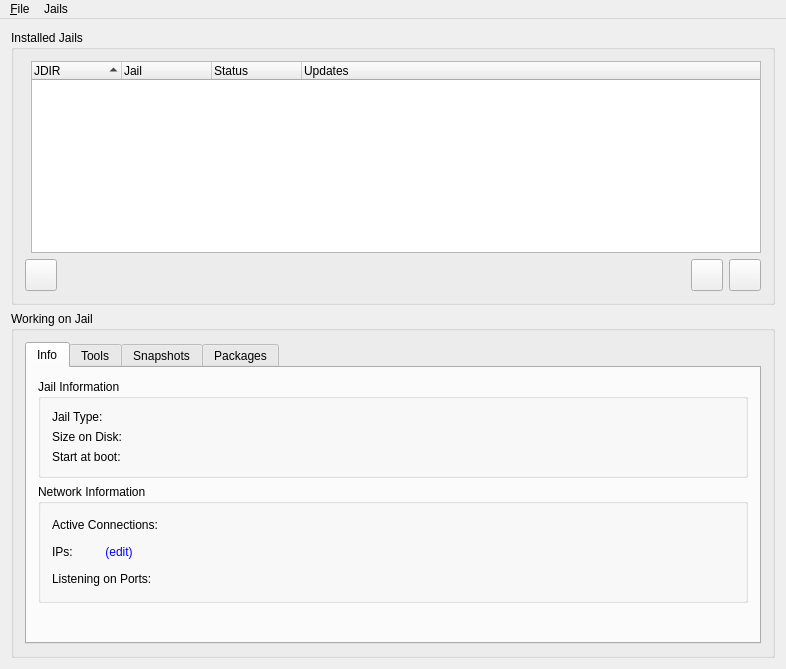
<?xml version="1.0" encoding="UTF-8"?>
<ui version="4.0">
 <class>dialogWarden</class>
 <widget class="QMainWindow" name="dialogWarden">
  <property name="geometry">
   <rect>
    <x>0</x>
    <y>0</y>
    <width>757</width>
    <height>667</height>
   </rect>
  </property>
  <property name="windowTitle">
   <string>The Warden</string>
  </property>
  <property name="windowIcon">
   <iconset resource="warden.qrc">
    <normaloff>:/warden.png</normaloff>:/warden.png</iconset>
  </property>
  <widget class="QWidget" name="widget">
   <layout class="QGridLayout" name="gridLayout_12">
    <item row="1" column="0">
     <widget class="QGroupBox" name="groupJailTab">
      <property name="title">
       <string>Working on Jail</string>
      </property>
      <layout class="QGridLayout" name="gridLayout_2">
       <item row="0" column="0">
        <widget class="QTabWidget" name="tabJail">
         <property name="sizePolicy">
          <sizepolicy hsizetype="Expanding" vsizetype="Preferred">
           <horstretch>0</horstretch>
           <verstretch>0</verstretch>
          </sizepolicy>
         </property>
         <property name="currentIndex">
          <number>0</number>
         </property>
         <widget class="QWidget" name="tab">
          <attribute name="title">
           <string>Info</string>
          </attribute>
          <layout class="QGridLayout" name="gridLayout_9">
           <item row="0" column="0">
            <widget class="QGroupBox" name="groupBox_4">
             <property name="sizePolicy">
              <sizepolicy hsizetype="MinimumExpanding" vsizetype="Fixed">
               <horstretch>0</horstretch>
               <verstretch>0</verstretch>
              </sizepolicy>
             </property>
             <property name="title">
              <string>Jail Information</string>
             </property>
             <layout class="QGridLayout" name="gridLayout_11">
              <item row="0" column="0">
               <layout class="QGridLayout" name="gridLayout_10">
                <item row="0" column="0">
                 <widget class="QLabel" name="label">
                  <property name="text">
                   <string>Jail Type:</string>
                  </property>
                 </widget>
                </item>
                <item row="0" column="1">
                 <widget class="QLabel" name="labelType">
                  <property name="text">
                   <string/>
                  </property>
                 </widget>
                </item>
                <item row="1" column="0">
                 <widget class="QLabel" name="label_5">
                  <property name="text">
                   <string>Size on Disk:</string>
                  </property>
                 </widget>
                </item>
                <item row="1" column="1">
                 <widget class="QLabel" name="labelSize">
                  <property name="text">
                   <string/>
                  </property>
                 </widget>
                </item>
                <item row="2" column="0">
                 <widget class="QLabel" name="label_4">
                  <property name="text">
                   <string>Start at boot:</string>
                  </property>
                 </widget>
                </item>
                <item row="2" column="1">
                 <widget class="QLabel" name="labelStartAtBoot">
                  <property name="text">
                   <string/>
                  </property>
                 </widget>
                </item>
               </layout>
              </item>
              <item row="0" column="1">
               <spacer name="horizontalSpacer_7">
                <property name="orientation">
                 <enum>Qt::Horizontal</enum>
                </property>
                <property name="sizeHint" stdset="0">
                 <size>
                  <width>40</width>
                  <height>20</height>
                 </size>
                </property>
               </spacer>
              </item>
             </layout>
            </widget>
           </item>
           <item row="1" column="0">
            <widget class="QGroupBox" name="groupBox_5">
             <property name="sizePolicy">
              <sizepolicy hsizetype="MinimumExpanding" vsizetype="Maximum">
               <horstretch>0</horstretch>
               <verstretch>0</verstretch>
              </sizepolicy>
             </property>
             <property name="title">
              <string>Network Information</string>
             </property>
             <layout class="QGridLayout" name="gridLayout_3">
              <item row="0" column="0">
               <layout class="QVBoxLayout" name="verticalLayout">
                <item>
                 <layout class="QHBoxLayout" name="horizontalLayout_7">
                  <item>
                   <widget class="QLabel" name="label_3">
                    <property name="text">
                     <string>Active Connections:</string>
                    </property>
                   </widget>
                  </item>
                  <item>
                   <widget class="QLabel" name="labelConnections">
                    <property name="text">
                     <string/>
                    </property>
                   </widget>
                  </item>
                  <item>
                   <spacer name="horizontalSpacer_9">
                    <property name="orientation">
                     <enum>Qt::Horizontal</enum>
                    </property>
                    <property name="sizeHint" stdset="0">
                     <size>
                      <width>40</width>
                      <height>20</height>
                     </size>
                    </property>
                   </spacer>
                  </item>
                 </layout>
                </item>
                <item>
                 <layout class="QHBoxLayout" name="horizontalLayout_6">
                  <item>
                   <widget class="QLabel" name="label_7">
                    <property name="text">
                     <string>IPs:</string>
                    </property>
                   </widget>
                  </item>
                  <item>
                   <widget class="QPushButton" name="pushEditIP">
                    <property name="cursor">
                     <cursorShape>OpenHandCursor</cursorShape>
                    </property>
                    <property name="styleSheet">
                     <string notr="true">color: rgb(0, 0, 255);</string>
                    </property>
                    <property name="text">
                     <string>(edit)</string>
                    </property>
                    <property name="autoDefault">
                     <bool>false</bool>
                    </property>
                    <property name="default">
                     <bool>false</bool>
                    </property>
                    <property name="flat">
                     <bool>true</bool>
                    </property>
                   </widget>
                  </item>
                  <item>
                   <widget class="QLabel" name="labelIPs">
                    <property name="text">
                     <string/>
                    </property>
                    <property name="wordWrap">
                     <bool>true</bool>
                    </property>
                   </widget>
                  </item>
                  <item>
                   <spacer name="horizontalSpacer_10">
                    <property name="orientation">
                     <enum>Qt::Horizontal</enum>
                    </property>
                    <property name="sizeHint" stdset="0">
                     <size>
                      <width>40</width>
                      <height>20</height>
                     </size>
                    </property>
                   </spacer>
                  </item>
                 </layout>
                </item>
                <item>
                 <layout class="QGridLayout" name="gridLayout_8">
                  <item row="0" column="0">
                   <widget class="QLabel" name="label_9">
                    <property name="text">
                     <string>Listening on Ports:</string>
                    </property>
                   </widget>
                  </item>
                  <item row="0" column="1">
                   <widget class="QLabel" name="labelPorts">
                    <property name="sizePolicy">
                     <sizepolicy hsizetype="MinimumExpanding" vsizetype="Preferred">
                      <horstretch>0</horstretch>
                      <verstretch>0</verstretch>
                     </sizepolicy>
                    </property>
                    <property name="maximumSize">
                     <size>
                      <width>16777215</width>
                      <height>16777215</height>
                     </size>
                    </property>
                    <property name="text">
                     <string/>
                    </property>
                    <property name="wordWrap">
                     <bool>true</bool>
                    </property>
                   </widget>
                  </item>
                  <item row="0" column="2">
                   <spacer name="horizontalSpacer_8">
                    <property name="orientation">
                     <enum>Qt::Horizontal</enum>
                    </property>
                    <property name="sizeHint" stdset="0">
                     <size>
                      <width>40</width>
                      <height>20</height>
                     </size>
                    </property>
                   </spacer>
                  </item>
                 </layout>
                </item>
               </layout>
              </item>
             </layout>
            </widget>
           </item>
           <item row="2" column="0">
            <spacer name="verticalSpacer_2">
             <property name="orientation">
              <enum>Qt::Vertical</enum>
             </property>
             <property name="sizeHint" stdset="0">
              <size>
               <width>20</width>
               <height>40</height>
              </size>
             </property>
            </spacer>
           </item>
          </layout>
         </widget>
         <widget class="QWidget" name="tab_2">
          <attribute name="title">
           <string>Tools</string>
          </attribute>
          <layout class="QGridLayout" name="gridLayout_7">
           <item row="0" column="0">
            <widget class="QGroupBox" name="groupBox_2">
             <property name="title">
              <string>Jail Management</string>
             </property>
             <layout class="QGridLayout" name="gridLayout_5">
              <item row="0" column="0">
               <layout class="QHBoxLayout" name="horizontalLayout_3">
                <item>
                 <widget class="QPushButton" name="pushUserAdmin">
                  <property name="text">
                   <string>User Administrator</string>
                  </property>
                  <property name="icon">
                   <iconset resource="warden.qrc">
                    <normaloff>:/cell.png</normaloff>:/cell.png</iconset>
                  </property>
                 </widget>
                </item>
                <item>
                 <spacer name="horizontalSpacer_2">
                  <property name="orientation">
                   <enum>Qt::Horizontal</enum>
                  </property>
                  <property name="sizeHint" stdset="0">
                   <size>
                    <width>40</width>
                    <height>20</height>
                   </size>
                  </property>
                 </spacer>
                </item>
               </layout>
              </item>
              <item row="1" column="0">
               <layout class="QHBoxLayout" name="horizontalLayout_9">
                <item>
                 <widget class="QPushButton" name="pushServiceGUI">
                  <property name="text">
                   <string>Service Manager</string>
                  </property>
                  <property name="icon">
                   <iconset resource="warden.qrc">
                    <normaloff>:/running.png</normaloff>:/running.png</iconset>
                  </property>
                 </widget>
                </item>
                <item>
                 <spacer name="horizontalSpacer_12">
                  <property name="orientation">
                   <enum>Qt::Horizontal</enum>
                  </property>
                  <property name="sizeHint" stdset="0">
                   <size>
                    <width>40</width>
                    <height>20</height>
                   </size>
                  </property>
                 </spacer>
                </item>
               </layout>
              </item>
              <item row="2" column="0">
               <layout class="QHBoxLayout" name="horizontalLayout">
                <item>
                 <widget class="QPushButton" name="pushTerminal">
                  <property name="text">
                   <string>Launch Terminal</string>
                  </property>
                  <property name="icon">
                   <iconset resource="warden.qrc">
                    <normaloff>:/utilities-terminal.png</normaloff>:/utilities-terminal.png</iconset>
                  </property>
                 </widget>
                </item>
                <item>
                 <spacer name="horizontalSpacer_4">
                  <property name="orientation">
                   <enum>Qt::Horizontal</enum>
                  </property>
                  <property name="sizeHint" stdset="0">
                   <size>
                    <width>40</width>
                    <height>20</height>
                   </size>
                  </property>
                 </spacer>
                </item>
               </layout>
              </item>
              <item row="3" column="0">
               <layout class="QHBoxLayout" name="horizontalLayout_2">
                <item>
                 <widget class="QPushButton" name="pushUpdate">
                  <property name="text">
                   <string>Check for Updates</string>
                  </property>
                  <property name="icon">
                   <iconset resource="warden.qrc">
                    <normaloff>:/restoresnap.png</normaloff>:/restoresnap.png</iconset>
                  </property>
                 </widget>
                </item>
                <item>
                 <spacer name="horizontalSpacer_6">
                  <property name="orientation">
                   <enum>Qt::Horizontal</enum>
                  </property>
                  <property name="sizeHint" stdset="0">
                   <size>
                    <width>40</width>
                    <height>20</height>
                   </size>
                  </property>
                 </spacer>
                </item>
               </layout>
              </item>
             </layout>
            </widget>
           </item>
           <item row="1" column="0">
            <widget class="QGroupBox" name="groupBox_3">
             <property name="title">
              <string>Utilities</string>
             </property>
             <layout class="QGridLayout" name="gridLayout_6">
              <item row="0" column="0">
               <layout class="QHBoxLayout" name="horizontalLayout_5">
                <item>
                 <widget class="QPushButton" name="pushExportJail">
                  <property name="text">
                   <string>Export Jail</string>
                  </property>
                  <property name="icon">
                   <iconset resource="warden.qrc">
                    <normaloff>:/warden.png</normaloff>:/warden.png</iconset>
                  </property>
                 </widget>
                </item>
                <item>
                 <spacer name="horizontalSpacer_5">
                  <property name="orientation">
                   <enum>Qt::Horizontal</enum>
                  </property>
                  <property name="sizeHint" stdset="0">
                   <size>
                    <width>40</width>
                    <height>20</height>
                   </size>
                  </property>
                 </spacer>
                </item>
               </layout>
              </item>
             </layout>
            </widget>
           </item>
           <item row="2" column="0">
            <spacer name="verticalSpacer">
             <property name="orientation">
              <enum>Qt::Vertical</enum>
             </property>
             <property name="sizeHint" stdset="0">
              <size>
               <width>48</width>
               <height>132</height>
              </size>
             </property>
            </spacer>
           </item>
          </layout>
         </widget>
         <widget class="QWidget" name="tab_3">
          <attribute name="title">
           <string>Snapshots</string>
          </attribute>
          <layout class="QGridLayout" name="gridLayout_15">
           <item row="0" column="0">
            <widget class="QGroupBox" name="groupSnaps">
             <property name="title">
              <string>Snapshots</string>
             </property>
             <layout class="QGridLayout" name="gridLayout_13">
              <item row="0" column="0">
               <widget class="QLabel" name="labelSnap">
                <property name="text">
                 <string/>
                </property>
               </widget>
              </item>
              <item row="1" column="0">
               <widget class="QSlider" name="sliderSnaps">
                <property name="maximum">
                 <number>0</number>
                </property>
                <property name="orientation">
                 <enum>Qt::Horizontal</enum>
                </property>
                <property name="tickPosition">
                 <enum>QSlider::TicksBothSides</enum>
                </property>
                <property name="tickInterval">
                 <number>1</number>
                </property>
               </widget>
              </item>
              <item row="3" column="0">
               <layout class="QHBoxLayout" name="horizontalLayout_8">
                <item>
                 <widget class="QPushButton" name="pushRestoreSnap">
                  <property name="minimumSize">
                   <size>
                    <width>32</width>
                    <height>32</height>
                   </size>
                  </property>
                  <property name="maximumSize">
                   <size>
                    <width>100</width>
                    <height>32</height>
                   </size>
                  </property>
                  <property name="toolTip">
                   <string>Restore existing snapshot</string>
                  </property>
                  <property name="text">
                   <string>R&amp;estore</string>
                  </property>
                  <property name="icon">
                   <iconset resource="warden.qrc">
                    <normaloff>:/restoresnap.png</normaloff>:/restoresnap.png</iconset>
                  </property>
                 </widget>
                </item>
                <item>
                 <widget class="QPushButton" name="pushAddClone">
                  <property name="minimumSize">
                   <size>
                    <width>32</width>
                    <height>32</height>
                   </size>
                  </property>
                  <property name="maximumSize">
                   <size>
                    <width>100</width>
                    <height>32</height>
                   </size>
                  </property>
                  <property name="toolTip">
                   <string>Mount the snapshot</string>
                  </property>
                  <property name="text">
                   <string>&amp;Mount</string>
                  </property>
                  <property name="icon">
                   <iconset resource="warden.qrc">
                    <normaloff>:/running.png</normaloff>:/running.png</iconset>
                  </property>
                 </widget>
                </item>
                <item>
                 <widget class="QPushButton" name="pushRemoveClone">
                  <property name="minimumSize">
                   <size>
                    <width>32</width>
                    <height>32</height>
                   </size>
                  </property>
                  <property name="maximumSize">
                   <size>
                    <width>100</width>
                    <height>32</height>
                   </size>
                  </property>
                  <property name="toolTip">
                   <string>Unmount the snapshot</string>
                  </property>
                  <property name="text">
                   <string>&amp;Unmount</string>
                  </property>
                  <property name="icon">
                   <iconset resource="warden.qrc">
                    <normaloff>:/stopped.png</normaloff>:/stopped.png</iconset>
                  </property>
                 </widget>
                </item>
                <item>
                 <spacer name="horizontalSpacer_11">
                  <property name="orientation">
                   <enum>Qt::Horizontal</enum>
                  </property>
                  <property name="sizeHint" stdset="0">
                   <size>
                    <width>40</width>
                    <height>20</height>
                   </size>
                  </property>
                 </spacer>
                </item>
                <item>
                 <widget class="QPushButton" name="pushCreateSnap">
                  <property name="minimumSize">
                   <size>
                    <width>32</width>
                    <height>32</height>
                   </size>
                  </property>
                  <property name="maximumSize">
                   <size>
                    <width>100</width>
                    <height>32</height>
                   </size>
                  </property>
                  <property name="toolTip">
                   <string>Create a new snapshot</string>
                  </property>
                  <property name="text">
                   <string>&amp;Add</string>
                  </property>
                  <property name="icon">
                   <iconset resource="warden.qrc">
                    <normaloff>:/edit_add.png</normaloff>:/edit_add.png</iconset>
                  </property>
                 </widget>
                </item>
                <item>
                 <widget class="QPushButton" name="pushRemoveSnap">
                  <property name="minimumSize">
                   <size>
                    <width>32</width>
                    <height>32</height>
                   </size>
                  </property>
                  <property name="maximumSize">
                   <size>
                    <width>100</width>
                    <height>32</height>
                   </size>
                  </property>
                  <property name="toolTip">
                   <string>Delete the snapshot</string>
                  </property>
                  <property name="text">
                   <string>&amp;Remove</string>
                  </property>
                  <property name="icon">
                   <iconset resource="warden.qrc">
                    <normaloff>:/edit_remove.png</normaloff>:/edit_remove.png</iconset>
                  </property>
                 </widget>
                </item>
               </layout>
              </item>
              <item row="2" column="0">
               <widget class="QLabel" name="labelClone">
                <property name="text">
                 <string/>
                </property>
                <property name="wordWrap">
                 <bool>true</bool>
                </property>
               </widget>
              </item>
             </layout>
            </widget>
           </item>
           <item row="1" column="0">
            <widget class="QGroupBox" name="groupSnapSchedule">
             <property name="title">
              <string>Scheduled Snapshots</string>
             </property>
             <property name="checkable">
              <bool>true</bool>
             </property>
             <property name="checked">
              <bool>false</bool>
             </property>
             <layout class="QGridLayout" name="gridLayout_14">
              <item row="0" column="0">
               <layout class="QHBoxLayout" name="horizontalLayout_12">
                <item>
                 <widget class="QLabel" name="label_6">
                  <property name="text">
                   <string>Snapshot Frequency</string>
                  </property>
                 </widget>
                </item>
                <item>
                 <widget class="QComboBox" name="comboSnapFrequency">
                  <item>
                   <property name="text">
                    <string notr="true">daily</string>
                   </property>
                  </item>
                  <item>
                   <property name="text">
                    <string notr="true">hourly</string>
                   </property>
                  </item>
                 </widget>
                </item>
                <item>
                 <spacer name="horizontalSpacer_13">
                  <property name="orientation">
                   <enum>Qt::Horizontal</enum>
                  </property>
                  <property name="sizeHint" stdset="0">
                   <size>
                    <width>40</width>
                    <height>20</height>
                   </size>
                  </property>
                 </spacer>
                </item>
               </layout>
              </item>
              <item row="1" column="0">
               <layout class="QHBoxLayout" name="horizontalLayout_11">
                <item>
                 <widget class="QLabel" name="label_8">
                  <property name="text">
                   <string>Days to keep</string>
                  </property>
                 </widget>
                </item>
                <item>
                 <widget class="QSpinBox" name="spinSnapDays">
                  <property name="value">
                   <number>10</number>
                  </property>
                 </widget>
                </item>
                <item>
                 <spacer name="horizontalSpacer_14">
                  <property name="orientation">
                   <enum>Qt::Horizontal</enum>
                  </property>
                  <property name="sizeHint" stdset="0">
                   <size>
                    <width>40</width>
                    <height>20</height>
                   </size>
                  </property>
                 </spacer>
                </item>
               </layout>
              </item>
             </layout>
            </widget>
           </item>
           <item row="2" column="0">
            <spacer name="verticalSpacer_3">
             <property name="orientation">
              <enum>Qt::Vertical</enum>
             </property>
             <property name="sizeHint" stdset="0">
              <size>
               <width>710</width>
               <height>248</height>
              </size>
             </property>
            </spacer>
           </item>
          </layout>
         </widget>
         <widget class="QWidget" name="tab_4">
          <attribute name="title">
           <string>Packages</string>
          </attribute>
          <layout class="QGridLayout" name="gridLayout_4">
           <item row="0" column="0">
            <layout class="QHBoxLayout" name="horizontalLayout_4">
             <item>
              <widget class="QLabel" name="label_2">
               <property name="text">
                <string>Package Set:</string>
               </property>
              </widget>
             </item>
             <item>
              <widget class="QComboBox" name="comboPackageSet"/>
             </item>
             <item>
              <spacer name="horizontalSpacer_3">
               <property name="orientation">
                <enum>Qt::Horizontal</enum>
               </property>
               <property name="sizeHint" stdset="0">
                <size>
                 <width>40</width>
                 <height>20</height>
                </size>
               </property>
              </spacer>
             </item>
            </layout>
           </item>
           <item row="1" column="0">
            <widget class="QWidget" name="widgetPackages" native="true">
             <property name="sizePolicy">
              <sizepolicy hsizetype="Preferred" vsizetype="MinimumExpanding">
               <horstretch>0</horstretch>
               <verstretch>0</verstretch>
              </sizepolicy>
             </property>
            </widget>
           </item>
          </layout>
         </widget>
        </widget>
       </item>
      </layout>
     </widget>
    </item>
    <item row="0" column="0">
     <widget class="QGroupBox" name="groupBox">
      <property name="maximumSize">
       <size>
        <width>16777215</width>
        <height>16777215</height>
       </size>
      </property>
      <property name="title">
       <string>Installed Jails</string>
      </property>
      <layout class="QGridLayout" name="gridLayout">
       <item row="0" column="1">
        <widget class="QTreeWidget" name="listJails">
         <property name="sizePolicy">
          <sizepolicy hsizetype="Expanding" vsizetype="MinimumExpanding">
           <horstretch>0</horstretch>
           <verstretch>0</verstretch>
          </sizepolicy>
         </property>
         <property name="indentation">
          <number>0</number>
         </property>
         <property name="uniformRowHeights">
          <bool>false</bool>
         </property>
         <property name="itemsExpandable">
          <bool>true</bool>
         </property>
         <property name="sortingEnabled">
          <bool>true</bool>
         </property>
         <property name="allColumnsShowFocus">
          <bool>true</bool>
         </property>
         <property name="headerHidden">
          <bool>false</bool>
         </property>
         <attribute name="headerVisible">
          <bool>true</bool>
         </attribute>
         <attribute name="headerCascadingSectionResizes">
          <bool>false</bool>
         </attribute>
         <attribute name="headerDefaultSectionSize">
          <number>90</number>
         </attribute>
         <attribute name="headerMinimumSectionSize">
          <number>90</number>
         </attribute>
         <attribute name="headerShowSortIndicator" stdset="0">
          <bool>true</bool>
         </attribute>
         <attribute name="headerStretchLastSection">
          <bool>true</bool>
         </attribute>
         <column>
          <property name="text">
           <string notr="true">JDIR</string>
          </property>
         </column>
         <column>
          <property name="text">
           <string notr="true">Jail</string>
          </property>
         </column>
         <column>
          <property name="text">
           <string notr="true">Status</string>
          </property>
         </column>
         <column>
          <property name="text">
           <string notr="true">Updates</string>
          </property>
         </column>
        </widget>
       </item>
       <item row="1" column="0" colspan="2">
        <layout class="QHBoxLayout" name="horizontalLayout_10">
         <item>
          <widget class="QPushButton" name="pushStart">
           <property name="minimumSize">
            <size>
             <width>32</width>
             <height>32</height>
            </size>
           </property>
           <property name="maximumSize">
            <size>
             <width>32</width>
             <height>32</height>
            </size>
           </property>
           <property name="toolTip">
            <string>Start the selected jail</string>
           </property>
           <property name="text">
            <string/>
           </property>
           <property name="icon">
            <iconset resource="warden.qrc">
             <normaloff>:/running.png</normaloff>:/running.png</iconset>
           </property>
           <property name="autoDefault">
            <bool>false</bool>
           </property>
           <property name="default">
            <bool>false</bool>
           </property>
           <property name="flat">
            <bool>false</bool>
           </property>
          </widget>
         </item>
         <item>
          <spacer name="horizontalSpacer">
           <property name="orientation">
            <enum>Qt::Horizontal</enum>
           </property>
           <property name="sizeHint" stdset="0">
            <size>
             <width>155</width>
             <height>29</height>
            </size>
           </property>
          </spacer>
         </item>
         <item>
          <widget class="QPushButton" name="pushAdd">
           <property name="minimumSize">
            <size>
             <width>32</width>
             <height>32</height>
            </size>
           </property>
           <property name="maximumSize">
            <size>
             <width>32</width>
             <height>32</height>
            </size>
           </property>
           <property name="toolTip">
            <string>Add a new Jail</string>
           </property>
           <property name="text">
            <string/>
           </property>
           <property name="icon">
            <iconset resource="warden.qrc">
             <normaloff>:/edit_add.png</normaloff>:/edit_add.png</iconset>
           </property>
          </widget>
         </item>
         <item>
          <widget class="QPushButton" name="pushRemove">
           <property name="minimumSize">
            <size>
             <width>32</width>
             <height>32</height>
            </size>
           </property>
           <property name="maximumSize">
            <size>
             <width>32</width>
             <height>32</height>
            </size>
           </property>
           <property name="toolTip">
            <string>Remove the selected Jail</string>
           </property>
           <property name="text">
            <string/>
           </property>
           <property name="icon">
            <iconset resource="warden.qrc">
             <normaloff>:/edit_remove.png</normaloff>:/edit_remove.png</iconset>
           </property>
          </widget>
         </item>
        </layout>
       </item>
      </layout>
     </widget>
    </item>
   </layout>
  </widget>
  <widget class="QMenuBar" name="MenuBar">
   <property name="geometry">
    <rect>
     <x>0</x>
     <y>0</y>
     <width>757</width>
     <height>22</height>
    </rect>
   </property>
   <widget class="QMenu" name="fileMenu">
    <property name="title">
     <string>&amp;File</string>
    </property>
    <addaction name="separator"/>
    <addaction name="separator"/>
    <addaction name="fileCreate_JailAction"/>
    <addaction name="fileImport_JailAction"/>
    <addaction name="separator"/>
    <addaction name="fileExitAction"/>
   </widget>
   <widget class="QMenu" name="Jails">
    <property name="title">
     <string>Jails</string>
    </property>
    <addaction name="jailsRefreshAction"/>
    <addaction name="separator"/>
    <addaction name="jailsConfigurationAction"/>
   </widget>
   <addaction name="fileMenu"/>
   <addaction name="Jails"/>
   <addaction name="separator"/>
  </widget>
  <action name="fileExitAction">
   <property name="text">
    <string>E&amp;xit</string>
   </property>
   <property name="iconText">
    <string>Exit</string>
   </property>
   <property name="shortcut">
    <string/>
   </property>
   <property name="name" stdset="0">
    <string notr="true">fileExitAction</string>
   </property>
  </action>
  <action name="fileCreate_JailAction">
   <property name="text">
    <string>New Jail</string>
   </property>
   <property name="iconText">
    <string>New Jail</string>
   </property>
   <property name="name" stdset="0">
    <string notr="true">fileCreate_JailAction</string>
   </property>
  </action>
  <action name="jailsRefreshAction">
   <property name="text">
    <string>Refresh</string>
   </property>
   <property name="iconText">
    <string>Refresh</string>
   </property>
   <property name="name" stdset="0">
    <string notr="true">jailsRefreshAction</string>
   </property>
  </action>
  <action name="jailsConfigurationAction">
   <property name="text">
    <string>Configuration</string>
   </property>
   <property name="iconText">
    <string>Configuration</string>
   </property>
   <property name="name" stdset="0">
    <string notr="true">jailsConfigurationAction</string>
   </property>
  </action>
  <action name="fileImport_JailAction">
   <property name="text">
    <string>Import Jail</string>
   </property>
   <property name="iconText">
    <string>Import Jail</string>
   </property>
   <property name="name" stdset="0">
    <string notr="true">fileImport_JailAction</string>
   </property>
  </action>
 </widget>
 <layoutdefault spacing="6" margin="11"/>
 <includes>
  <include location="local">dialogconfig.h</include>
  <include location="local">qtimer.h</include>
  <include location="local">qprocess.h</include>
  <include location="local">dialogworking.h</include>
  <include location="local">dialogdisplayoutput.h</include>
 </includes>
 <resources>
  <include location="warden.qrc"/>
 </resources>
 <connections>
  <connection>
   <sender>jailsConfigurationAction</sender>
   <signal>activated()</signal>
   <receiver>dialogWarden</receiver>
   <slot>slotOpenConfig()</slot>
   <hints>
    <hint type="sourcelabel">
     <x>-1</x>
     <y>-1</y>
    </hint>
    <hint type="destinationlabel">
     <x>20</x>
     <y>20</y>
    </hint>
   </hints>
  </connection>
  <connection>
   <sender>fileExitAction</sender>
   <signal>activated()</signal>
   <receiver>dialogWarden</receiver>
   <slot>slotExit()</slot>
   <hints>
    <hint type="sourcelabel">
     <x>-1</x>
     <y>-1</y>
    </hint>
    <hint type="destinationlabel">
     <x>20</x>
     <y>20</y>
    </hint>
   </hints>
  </connection>
  <connection>
   <sender>jailsRefreshAction</sender>
   <signal>activated()</signal>
   <receiver>dialogWarden</receiver>
   <slot>refreshJails()</slot>
   <hints>
    <hint type="sourcelabel">
     <x>-1</x>
     <y>-1</y>
    </hint>
    <hint type="destinationlabel">
     <x>20</x>
     <y>20</y>
    </hint>
   </hints>
  </connection>
  <connection>
   <sender>fileCreate_JailAction</sender>
   <signal>activated()</signal>
   <receiver>dialogWarden</receiver>
   <slot>slotClickedNewJail()</slot>
   <hints>
    <hint type="sourcelabel">
     <x>-1</x>
     <y>-1</y>
    </hint>
    <hint type="destinationlabel">
     <x>20</x>
     <y>20</y>
    </hint>
   </hints>
  </connection>
  <connection>
   <sender>fileImport_JailAction</sender>
   <signal>activated()</signal>
   <receiver>dialogWarden</receiver>
   <slot>slotImportJailClicked()</slot>
   <hints>
    <hint type="sourcelabel">
     <x>-1</x>
     <y>-1</y>
    </hint>
    <hint type="destinationlabel">
     <x>20</x>
     <y>20</y>
    </hint>
   </hints>
  </connection>
 </connections>
</ui>
